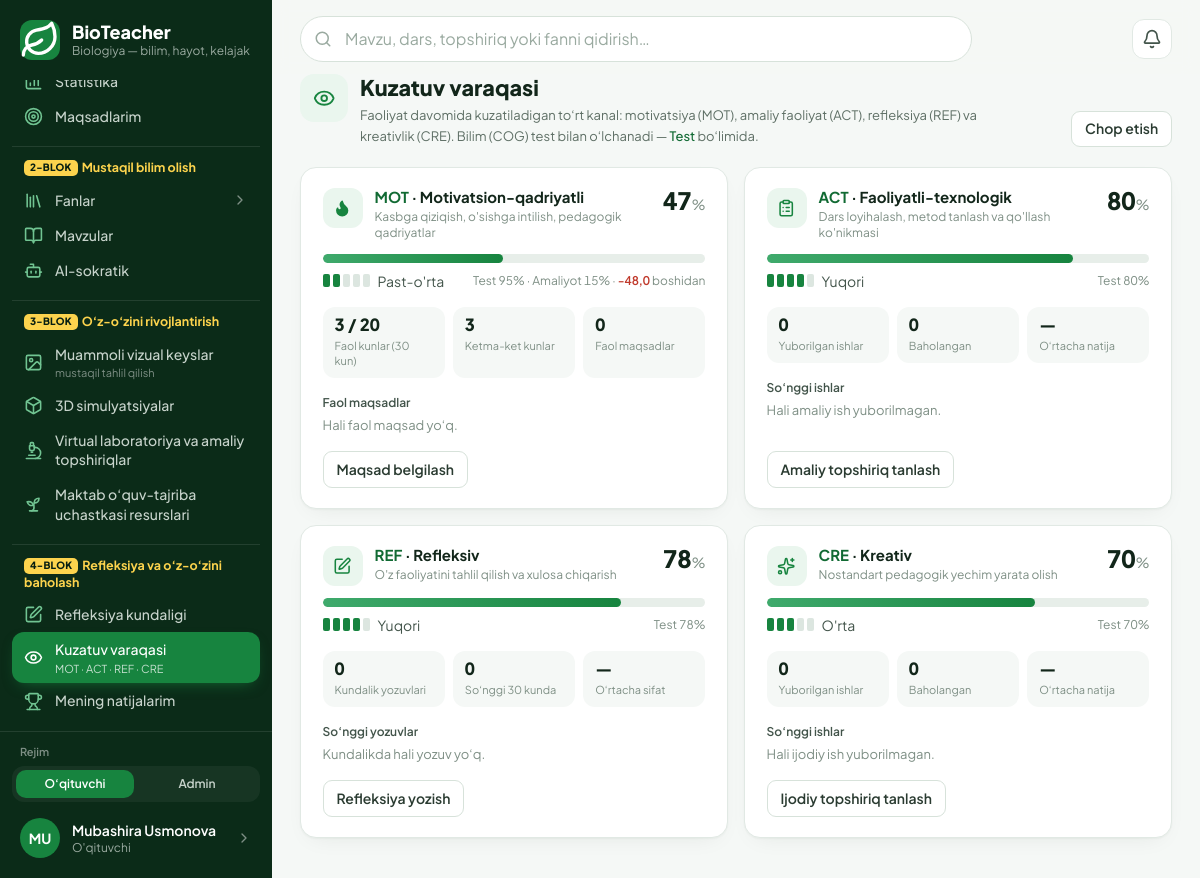
/rivojlanish/kuzatuv/ (signed in), run on the app's committed database.
### accounts/models.py (models this page shows, shortened)
class MenuItem(models.Model):
    key = models.CharField("band kaliti", max_length=60, unique=True)
    group = models.ForeignKey(
        "MenuGroup", on_delete=models.CASCADE, null=True, related_name="items", verbose_name="blok",
    )
    parent = models.ForeignKey(
        "self", on_delete=models.CASCADE, null=True, blank=True, related_name="children",
        verbose_name="ota band",
    )
    order = models.PositiveSmallIntegerField("tartib", default=0)
    label = models.CharField("nom", max_length=60, blank=True, help_text="Bo'sh — sahifaning standart nomi.")
    page = models.CharField("sahifa", max_length=60, blank=True)
    url = models.CharField("havola", max_length=300, blank=True)
    icon = models.CharField("ikonka", max_length=20, blank=True, help_text="Bo'sh — sahifa ikonkasi.")
    hint = models.CharField("izoh", max_length=60, blank=True)
    class Meta:
        verbose_name = "menyu bandi"
        verbose_name_plural = "menyu bandlari"
        ordering = ["order", "id"]

class User(AbstractUser):
    email = models.EmailField("email", unique=True)
    email_verified = models.BooleanField("email tasdiqlangan", default=False)
    last_login_ip = models.GenericIPAddressField("oxirgi IP", null=True, blank=True)
    USERNAME_FIELD = "email"
    REQUIRED_FIELDS = []
    objects = UserManager()
    class Meta:
        verbose_name = "foydalanuvchi"
        verbose_name_plural = "foydalanuvchilar"

class Profile(SoftDeleteModel):
    user = models.OneToOneField(User, on_delete=models.CASCADE, related_name="profile")
    role = models.CharField("faol rol", max_length=20, choices=Role.choices, default=Role.TEACHER)
    roles = models.CharField("berilgan rollar", max_length=100, blank=True, default="")
    otm = models.CharField("OTM", max_length=200, blank=True)
    faculty = models.CharField("fakultet", max_length=200, blank=True)
    course = models.PositiveSmallIntegerField("kurs", null=True, blank=True)
    study_arm = models.CharField(
        "tadqiqot bo'linmasi", max_length=1, choices=StudyArm.choices, default=StudyArm.NONE,
    )
    phone = models.CharField("telefon", max_length=32, blank=True)
    avatar = models.ImageField("avatar", upload_to="avatars/%Y/%m/", blank=True)
    bio = models.TextField("qisqacha", blank=True)
    research_consent = models.BooleanField("tadqiqotda ishtirok roziligi", default=False)
    research_consent_at = models.DateTimeField(null=True, blank=True)
    respondent_id = models.UUIDField("respondent ID", default=uuid.uuid4, unique=True, editable=False)
    onboarding_done = models.BooleanField("onboarding tugallangan", default=False)
    class Meta:
        verbose_name = "profil"
        verbose_name_plural = "profillar"
    @property
    def role_list(self):
        granted = {r.strip() for r in self.roles.split(",") if r.strip()}
        granted.add(self.role)
        if self.user.is_superuser:
            granted.add(Role.ADMIN)
        return [r for r in Role.values if r in granted]
    @property
    def role_choices(self):
        return [(r, Role(r).label) for r in self.role_list]
    @property
    def has_multiple_roles(self):
        return len(self.role_list) > 1
    @property
    def is_admin(self):
        return self.role == Role.ADMIN

### progress/models.py (models this page shows, shortened)
class ComponentScore(TimeStampedModel):
    user = models.ForeignKey(
        settings.AUTH_USER_MODEL, on_delete=models.CASCADE, related_name="component_scores"
    )
    component = models.CharField("komponent", max_length=3, choices=Component.choices)
    value = models.FloatField("ball (%)", default=0.0)
    diagnostic_part = models.FloatField("diagnostika ulushi", null=True, blank=True)
    practice_part = models.FloatField("amaliyot ulushi", null=True, blank=True)
    sample_size = models.PositiveIntegerField("hisobga olingan ish soni", default=0)
    computed_at = models.DateTimeField("hisoblangan", default=timezone.now)
    class Meta:
        verbose_name = "komponent bali"
        verbose_name_plural = "komponent ballari"
        constraints = [
            models.UniqueConstraint(fields=["user", "component"], name="uniq_user_component")
        ]

### progress/views.py (the view)
# urls.py: path("kuzatuv/", views.observation, name="observation"),
@login_required
def observation(request):
    from .services import observation_sheet
    return render(request, "progress/observation.html", {"channels": observation_sheet(request.user)})

### accounts/menu.py (called while the page is built)
def active_sections():
    from content.models import Section
    sections = list(Section.objects.filter(is_active=True).order_by("order", "title"))
    for section in sections:
        section.icon_name = SECTION_ICONS.get(section.slug, "leaf")
    return sections

def _resolve(item, sections):
    if item.page.startswith(SECTION_PREFIX):
        section = sections.get(item.page[len(SECTION_PREFIX):])
        if section is None:
            return None
        return {"href": reverse("content:section", args=[section.slug]), "label": section.title,
                "icon": section.icon_name, "page": {}, "slug": section.slug}
    if item.page:
        page = PAGES.get(item.page)
        if page is None:
            return None
        href = reverse(page["url"], args=[page["arg"]] if page.get("arg") else None) if page.get("url") else ""
        return {"href": href, "label": page["label"], "icon": page["icon"], "page": page, "slug": None}
    if item.url:
        return {"href": item.url, "label": item.url, "icon": "link", "page": {}, "slug": None}
    return None

def group_title(group):
    if group.title is not None:
        return group.title
    return DEFAULT_GROUPS.get(group.key, {}).get("title", "")

def _load(audience=None):
    from .models import MenuGroup, MenuItem
    if not MenuGroup.objects.exists():
        seed_defaults(MenuGroup, MenuItem)
    groups = MenuGroup.objects.order_by(F("order").asc(nulls_last=True), "id")
    if audience:
        groups = groups.filter(audience=audience)
    groups = list(groups)
    top, children = defaultdict(list), defaultdict(list)
    for item in MenuItem.objects.filter(group__in=groups).order_by("order", "id"):
        (children[item.parent_id] if item.parent_id else top[item.group_id]).append(item)
    return [(group, [(item, children[item.id]) for item in top[group.id]]) for group in groups]

def _current_section(request):
    match = getattr(request, "resolver_match", None)
    if match is None or match.namespace != "content":
        return None
    return match.kwargs.get("slug") if match.url_name == "section" else match.kwargs.get("section_slug")

### core/enums.py (called while the page is built)
def level_for(percent):
    value = max(0.0, min(100.0, float(percent or 0)))
    for threshold, code, name, wash, step in LEVEL_SCALE:
        if value >= threshold:
            return code, name, wash, step, LEVEL_HINTS[code]
    return "INITIAL", "Boshlang'ich", "scale-1", 1, LEVEL_HINTS["INITIAL"]

### templates/progress/observation.html (shortened to what this page needs)
{% extends "base.html" %}
{% block content %}
<div class="space-y-5">
  <div class="flex flex-wrap items-end justify-between gap-x-6 gap-y-4">
    <div class="flex items-start gap-3 min-w-0">
      <span class="chip chip-lg shrink-0">{% include "partials/icon.html" with name="eye" %}</span>
      <div class="min-w-0">
        <h1 class="text-[1.35rem] font-extrabold leading-tight text-slateg-900">Kuzatuv varaqasi</h1>
        <p class="mt-1 max-w-2xl text-[13px] leading-relaxed text-slateg-600">
          Faoliyat davomida kuzatiladigan to‘rt kanal: motivatsiya (MOT), amaliy faoliyat (ACT),
          refleksiya (REF) va kreativlik (CRE). Bilim (COG) test bilan o‘lchanadi —
          <a href="{% url 'diagnostics:index' %}" class="font-medium text-brand-700 hover:underline">Test</a> bo‘limida.
        </p>
      </div>
    </div>
    <button type="button" onclick="window.print()" class="no-print btn btn-quiet btn-sm shrink-0">Chop etish</button>
  </div>
  <div class="grid gap-4 lg:grid-cols-2">
    {% for ch in channels %}
      <section class="card card-p flex flex-col" aria-labelledby="ch-{{ ch.code }}">
        <div class="flex items-start gap-3">
          <span class="chip shrink-0">{% include "partials/icon.html" with name=ch.icon %}</span>
          <div class="min-w-0 flex-1">
            <h2 id="ch-{{ ch.code }}" class="text-[15px] font-bold leading-tight text-slateg-900">
              <span class="metric text-brand-700">{{ ch.code }}</span> · {{ ch.label }}
            </h2>
            <p class="mt-0.5 text-[12px] leading-snug text-slateg-500">{{ ch.description }}</p>
          </div>
          <p class="shrink-0 leading-none">
            <span class="text-[1.5rem] font-extrabold text-slateg-900 metric">{{ ch.value|floatformat:0 }}</span><span class="text-sm text-slateg-500">%</span>
          </p>
        </div>
        <div class="bar mt-3"><span style="width: {{ ch.value|floatformat:0 }}%"></span></div>
        <div class="mt-2 flex flex-wrap items-center justify-between gap-x-4 gap-y-1">
          {% include "partials/level_badge.html" with name=ch.level.1 step=ch.level.3 %}
          <p class="text-[12px] text-slateg-500 metric">
            {% if ch.diagnostic is not None %}Test {{ ch.diagnostic|floatformat:0 }}%{% endif %}{% if ch.diagnostic is not None and ch.practice is not None %} · {% endif %}{% if ch.practice is not None %}Amaliyot {{ ch.practice|floatformat:0 }}%{% endif %}
            {% if ch.delta %}
              {% if ch.diagnostic is not None or ch.practice is not None %}·{% endif %}
              <span class="font-semibold {% if ch.delta > 0 %}text-brand-700{% else %}text-rosex-600{% endif %}">{% if ch.delta > 0 %}+{% endif %}{{ ch.delta|floatformat:1 }}</span> boshidan
            {% endif %}
          </p>
        </div>
        <dl class="mt-4 grid grid-cols-3 gap-2">
          {% for label, value in ch.facts %}
            <div class="flex flex-col-reverse justify-end rounded-xl bg-slateg-50 px-3 py-2.5">
              <dt class="mt-1 text-[11px] leading-snug text-slateg-500">{{ label }}</dt>
              <dd class="text-[1.05rem] font-extrabold leading-none text-slateg-900 metric">{{ value }}</dd>
            </div>
          {% endfor %}
        </dl>
        <div class="mt-4">
          <h3 class="text-[12px] font-semibold text-slateg-700">{{ ch.evidence_title }}</h3>
          {% if ch.evidence %}
            <ul class="mt-1 divide-y divide-slateg-100">
              {% for e in ch.evidence %}
                <li>
                  <a href="{{ e.url }}" class="group flex items-center gap-3 py-2">
                    <span class="min-w-0 flex-1">
                      <span class="block truncate text-[13px] font-medium text-slateg-900 group-hover:text-brand-700">{{ e.title }}</span>
                      <span class="block text-[11px] text-slateg-500 metric">{{ e.meta }}</span>
                    </span>
                    <span class="w-4 h-4 shrink-0 text-slateg-400 group-hover:text-brand-600">{% include "partials/icon.html" with name="chevron" %}</span>
                  </a>
                </li>
              {% endfor %}
            </ul>
          {% else %}
            <p class="mt-1 text-[13px] text-slateg-500">{{ ch.empty }}</p>
          {% endif %}
        </div>
        <div class="no-print mt-auto pt-4">
          <a href="{{ ch.action.url }}" class="btn btn-quiet btn-sm">{{ ch.action.label }}</a>
        </div>
      </section>
    {% endfor %}
  </div>
</div>
{% endblock %}

### templates/partials/rail.html (shortened to what this page needs)
{% load static %}
<div class="flex flex-col h-full w-full">
  <a href="{% url 'home:dashboard' %}" class="flex items-center gap-3 px-5 pt-5 pb-5">
    <span class="grid place-items-center w-10 h-10 rounded-xl bg-brand-600 text-white shrink-0">
    </span>
    <span class="min-w-0">
      <span class="block text-white text-lg font-extrabold leading-tight">BioTeacher</span>
      <span class="block text-xs text-slateg-400 truncate">Biologiya — bilim, hayot, kelajak</span>
    </span>
  </a>
  <nav class="flex-1 overflow-y-auto px-3 pb-3" aria-label="Asosiy menyu">
    {% if profile.is_admin %}{% with groups=rail_menu.admin %}{% include "partials/rail_groups.html" %}{% endwith %}
    {% else %}{% with groups=rail_menu.teacher %}{% include "partials/rail_groups.html" %}{% endwith %}
    {% endif %}
  </nav>
  <div class="border-t border-white/10 p-3">
    {% if profile.has_multiple_roles %}
      <form method="post" action="{% url 'accounts:switch_role' %}" class="mb-2">{% csrf_token %}
        <p class="px-2 mb-1.5 text-[11px] font-semibold text-slateg-500">Rejim</p>
        <div class="grid grid-cols-{{ profile.role_choices|length }} gap-1 rounded-xl bg-white/5 p-1" role="group" aria-label="Rolni almashtirish">
          {% for code, label in profile.role_choices %}
            <button name="role" value="{{ code }}"
                    {% if code == profile.role %}aria-pressed="true" disabled{% endif %}
                    class="rounded-lg px-2 py-1.5 text-xs font-semibold truncate
                      {% if code == profile.role %}bg-brand-600 text-white{% else %}text-slateg-300 hover:bg-white/10 hover:text-white{% endif %}">
              {% if code == 'ADMIN' %}Admin{% else %}O‘qituvchi{% endif %}
            </button>
          {% endfor %}
        </div>
      </form>
    {% endif %}
    <a href="{% url 'home:cabinet' %}"
       class="flex items-center gap-3 rounded-xl px-2 py-2 hover:bg-white/5 group">
      {% if profile.avatar %}
        <img src="{{ profile.avatar.url }}" alt="" class="w-10 h-10 rounded-full object-cover shrink-0">
      {% else %}
        <span aria-hidden="true" class="grid place-items-center w-10 h-10 rounded-full bg-brand-600 text-white text-sm font-bold shrink-0">
          {{ user.first_name|slice:":1"|upper|default:"B" }}{{ user.last_name|slice:":1"|upper }}
        </span>
      {% endif %}
      <span class="min-w-0 flex-1">
        <span class="block text-sm font-semibold text-white truncate">{{ user.get_full_name|default:user.email }}</span>
        <span class="block text-xs text-slateg-400">{{ profile.get_role_display }}</span>
      </span>
      <span class="text-slateg-500 group-hover:text-white shrink-0 w-4 h-4">
      </span>
    </a>
  </div>
</div>

### templates/partials/rail_item.html (shortened to what this page needs)
<a href="{{ href }}"
   {% if active %}aria-current="page"{% endif %}{% if external %} target="_blank" rel="noopener"{% endif %}
   class="flex items-center gap-3 rounded-xl px-3 py-2 text-sm font-medium
     {% if active %}bg-brand-600 text-white shadow-[0_6px_16px_-8px_rgba(23,132,63,.9)]{% else %}text-slateg-300 hover:bg-white/5 hover:text-white{% endif %}">
  <span class="shrink-0 w-[19px] h-[19px] grid place-items-center {% if not active %}text-brand-300{% endif %}">
  </span>
  <span class="flex-1 min-w-0">
    <span class="rail-label block leading-snug">{{ label }}</span>
    {% if hint %}
      <span class="block mt-0.5 text-[11px] font-normal leading-tight {% if active %}text-white/75{% else %}text-slateg-500{% endif %}">{{ hint }}</span>
    {% endif %}
  </span>
</a>

### templates/base.html (style rules this page uses)
:root { --brand: #17843F; --brand-dark: #116A33; --page: #F5F8F6; --line: #E1E9E4; }
html { -webkit-text-size-adjust: 100%; }
body { -webkit-font-smoothing: antialiased; }
.tnum, .metric { font-variant-numeric: tabular-nums; }
.card { background: #fff; border: 1px solid var(--line); border-radius: 16px; box-shadow: 0 1px 2px rgba(11,43,24,.04), 0 8px 24px -12px rgba(11,43,24,.10); }
.card-p { padding: 1.25rem 1.35rem; }
.chip { display: inline-grid; place-items: center; flex: none; width: 2.5rem; height: 2.5rem; border-radius: 12px; background: #EAF6EE; color: var(--brand); }
.chip-lg { width: 3rem; height: 3rem; border-radius: 14px; }
.btn { display: inline-flex; align-items: center; justify-content: center; gap: .5rem; border-radius: 10px; padding: .62rem 1.1rem; font-weight: 600; font-size: .95rem; border: 1px solid transparent; cursor: pointer; transition: background .15s, border-color .15s; }
.btn-quiet { background:#fff; color:#2A3B31; border-color:#D7E2DA; }
.btn-sm { padding:.42rem .8rem; font-size:.875rem; border-radius:9px; }
.bar { height:9px; border-radius:999px; background:#E7EEE9; overflow:hidden; }
.bar > span { display:block; height:100%; border-radius:999px; background: linear-gradient(90deg,#3FAA6C,#17843F); transition: width .6s cubic-bezier(.2,.7,.3,1); }

### data on the page
MenuItem: group "mustaqil tahlil qilish"
MenuItem: group "MOT · ACT · REF · CRE"
User: first_name "M", last_name "U", get_full_name "Mubashira Usmonova"
Profile: role "O'qituvchi"
ComponentScore: diagnostic "95", practice "15"
ComponentScore: diagnostic "80"
ComponentScore: diagnostic "78"
ComponentScore: diagnostic "70"

### other printed values
{{ label }} "Maqsadlarim" "Mavzular" "AI-sokratik" "Muammoli vizual keyslar" "3D simulyatsiyalar" "Virtual laboratoriya va amaliy topshiriqlar" "Maktab o‘quv-tajriba uchastkasi resurslari" "Refleksiya kundaligi" "Kuzatuv varaqasi" "Mening natijalarim"
{{ group.badge }} "2-BLOK" "3-BLOK" "4-BLOK"
{{ group.text }} "Mustaqil bilim olish" "O‘z-o‘zini rivojlantirish" "Refleksiya va o‘z-o‘zini baholash"
{{ item.label }} "Fanlar"
{{ ch.code }} "MOT" "ACT" "REF" "CRE"
{{ ch.label }} "Motivatsion-qadriyatli" "Faoliyatli-texnologik" "Refleksiv" "Kreativ"
{{ ch.description }} "Kasbga qiziqish, o'sishga intilish, pedagogik qadriyatlar" "Dars loyihalash, metod tanlash va qo'llash ko'nikmasi" "O'z faoliyatini tahlil qilish va xulosa chiqarish" "Nostandart pedagogik yechim yarata olish"
{{ ch.value|floatformat:0 }} "47" "80" "78" "70"
{{ name }} "Past-o'rta" "Yuqori" "Yuqori" "O'rta"
{{ ch.delta|floatformat:1 }} "-48,0"
{{ label }} "Faol kunlar (30 kun)" "Ketma-ket kunlar" "Faol maqsadlar" "Yuborilgan ishlar" "Baholangan" "O‘rtacha natija" "Kundalik yozuvlari" "So‘nggi 30 kunda" "O‘rtacha sifat" "Yuborilgan ishlar" "Baholangan" "O‘rtacha natija"
{{ value }} "3 / 20" "3" "0" "0" "0" "—" "0" "0" "—" "0" "0" "—"
{{ ch.evidence_title }} "Faol maqsadlar" "So‘nggi ishlar" "So‘nggi yozuvlar" "So‘nggi ishlar"
{{ ch.empty }} "Hali faol maqsad yo‘q." "Hali amaliy ish yuborilmagan." "Kundalikda hali yozuv yo‘q." "Hali ijodiy ish yuborilmagan."
{{ ch.action.label }} "Maqsad belgilash" "Amaliy topshiriq tanlash" "Refleksiya yozish" "Ijodiy topshiriq tanlash"
